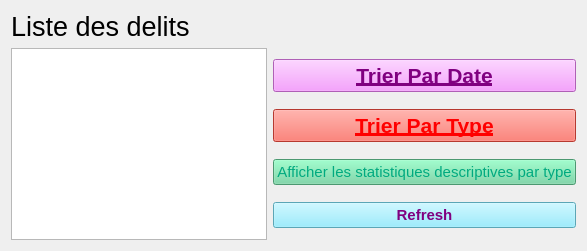
      <widget class="QWidget" name="tab_afficher_del">
       <attribute name="title">
        <string>Afficher</string>
       </attribute>
       <layout class="QGridLayout" name="gridLayout_3">
        <item row="0" column="0">
         <widget class="QLabel" name="label_listedelit">
          <property name="font">
           <font>
            <pointsize>20</pointsize>
           </font>
          </property>
          <property name="text">
           <string>Liste des delits</string>
          </property>
         </widget>
        </item>
        <item row="1" column="0">
         <widget class="QTableView" name="tab_delit1">
          <property name="font">
           <font>
            <pointsize>12</pointsize>
           </font>
          </property>
         </widget>
        </item>
        <item row="1" column="1">
         <layout class="QVBoxLayout" name="verticalLayout_7">
          <item>
           <widget class="QPushButton" name="pushButton_trierdelitdate">
            <property name="font">
             <font>
              <pointsize>16</pointsize>
              <weight>75</weight>
              <italic>false</italic>
              <bold>true</bold>
              <underline>true</underline>
             </font>
            </property>
            <property name="styleSheet">
             <string notr="true">color:purple;
background-color: rgb(245, 134, 255);</string>
            </property>
            <property name="text">
             <string>Trier Par Date</string>
            </property>
           </widget>
          </item>
          <item>
           <widget class="QPushButton" name="pushButton_trierdelittype">
            <property name="font">
             <font>
              <pointsize>16</pointsize>
              <weight>75</weight>
              <bold>true</bold>
              <underline>true</underline>
              <strikeout>false</strikeout>
              <kerning>true</kerning>
             </font>
            </property>
            <property name="styleSheet">
             <string notr="true">color:red;
background-color: rgb(255, 80, 67);</string>
            </property>
            <property name="text">
             <string>Trier Par Type</string>
            </property>
           </widget>
          </item>
          <item>
           <widget class="QPushButton" name="pushButton_chart2">
            <property name="font">
             <font>
              <pointsize>11</pointsize>
              <weight>50</weight>
              <bold>false</bold>
              <underline>false</underline>
             </font>
            </property>
            <property name="styleSheet">
             <string notr="true">color: rgb(0, 170, 127);
background-color: rgb(106, 213, 158);</string>
            </property>
            <property name="text">
             <string>Afficher les statistiques descriptives par type</string>
            </property>
           </widget>
          </item>
          <item>
           <widget class="QPushButton" name="pushButton_ilyesrefresh">
            <property name="font">
             <font>
              <pointsize>11</pointsize>
              <weight>75</weight>
              <bold>true</bold>
             </font>
            </property>
            <property name="styleSheet">
             <string notr="true">color:purple;
background-color:rgb(128, 232, 255);</string>
            </property>
            <property name="text">
             <string>Refresh</string>
            </property>
           </widget>
          </item>
         </layout>
        </item>
       </layout>
      </widget>
